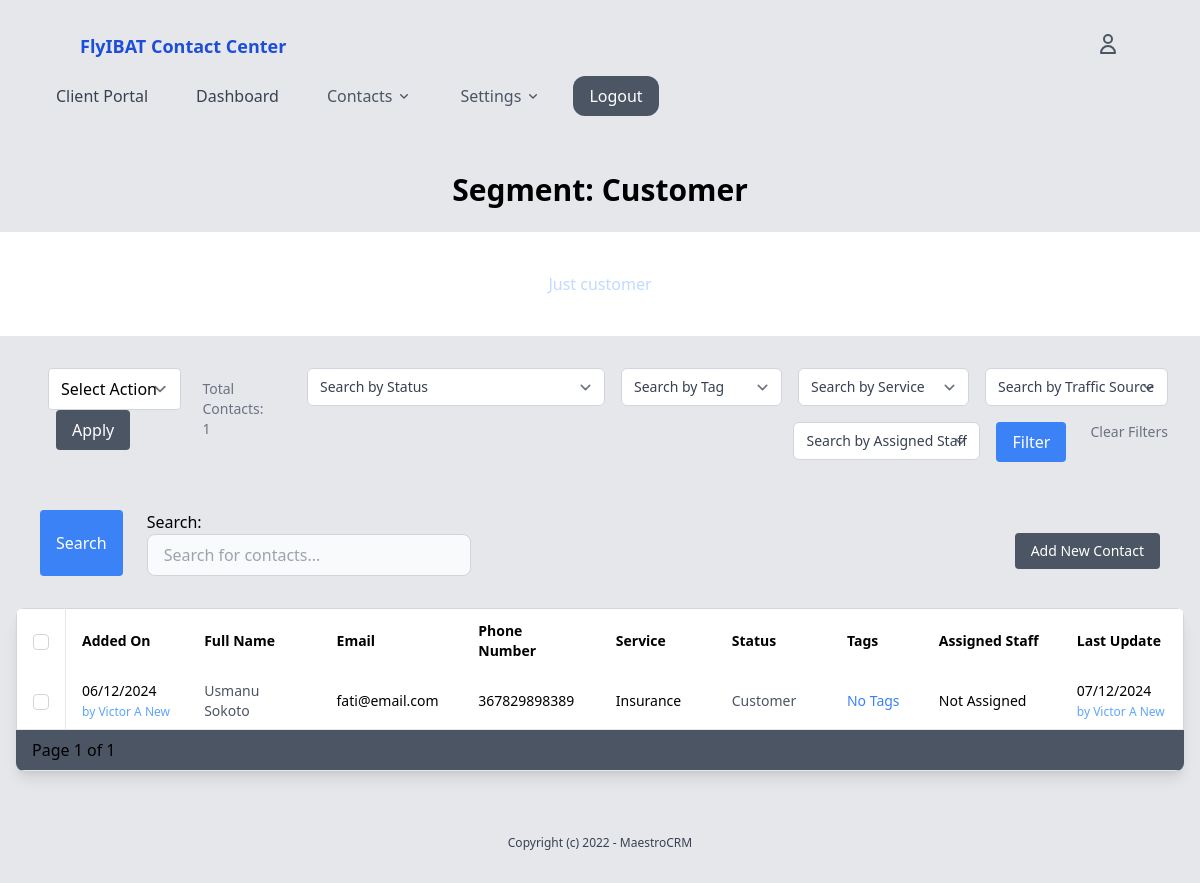
/contacts/segments/contacts/15/ (signed in), run on the app's committed database.
### segments/models.py (models this page shows)
class Segment(models.Model):
    name = models.CharField(max_length=255)
    description = models.TextField(blank=True, null=True)
    conditions = models.JSONField()  # Store filtering rules in JSON
    contacts = models.ManyToManyField(Contact, blank=True, related_name='segments')
    created_by = models.ForeignKey(User, on_delete=models.SET_DEFAULT, default=1, related_name='segments_created')
    category = models.ForeignKey(SegCategory, on_delete=models.SET_NULL, null=True, blank=True, related_name='segments')
    created_at = models.DateTimeField(auto_now_add=True)
    modified_at = models.DateTimeField(auto_now=True)

### contacts/models.py (models this page shows, shortened)
class Contact(models.Model):
    user = models.OneToOneField(User, on_delete=models.SET_NULL, related_name='contact', null=True, blank=True)
    first_name = models.CharField(max_length=150, blank=True, null=True)
    middle_name = models.CharField(max_length=100, blank=True, null=True)
    last_name = models.CharField(max_length=150, blank=True, null=True)
    email = models.EmailField(blank=True, null=True)
    phone_number = models.CharField(max_length=15, blank=True)
    gender = models.CharField(max_length=10, choices=[('M', 'Male'), ('F', 'Female')], blank=True)
    marital_status = models.CharField(max_length=20, choices=[('Single', 'Single'), ('Married', 'Married'), ('Divorced', 'Divorced'), ('Widowed', 'Widowed'), ('Other', 'Other')], blank=True)
    date_of_birth = models.DateTimeField(blank=True, null=True)
    address_line1 = models.CharField(max_length=255, blank=True, null=True)
    address_line2 = models.CharField(max_length=255, blank=True, null=True)
    city = models.CharField(max_length=100, blank=True, null=True)
    state = models.CharField(max_length=100, blank=True, null=True)
    country = models.CharField(max_length=50, blank=True, null=True)
    postal_code = models.CharField(max_length=20, blank=True, null=True)
    services = models.ForeignKey(Service, on_delete=models.SET_NULL, null=True, blank=True, related_name='contacts')
    status = models.ForeignKey(Status, on_delete=models.SET_NULL, related_name='contacts', null=True, blank=True)
    tags = models.ManyToManyField(Tag, blank=True, related_name='contacts')
    assigned_staff = models.ForeignKey(User, on_delete=models.SET_NULL, null=True, blank=True, related_name='assigned_contacts')
    traffic_source = models.ForeignKey(TrafficSource, on_delete=models.SET_NULL, null=True, blank=True, related_name='traffic_source_contact')
    new_or_old = models.CharField(max_length=20, choices=[('New', 'New'), ('Old', 'Old')], blank=True) #Can help in scheduling follow-ups or communications.
    referred_by = models.ForeignKey(User, on_delete=models.SET_NULL, null=True, related_name='referee_contacts')
    preferred_contact_method = models.CharField(max_length=20, choices=[('Email', 'Email'), ('Phone', 'Phone'), ('Text', 'Text'), ('Mail', 'Mail')], blank=True) #Helps in choosing how to best reach the contact.
    contact_frequency = models.CharField(max_length=20, choices=[('Daily', 'Daily'), ('Weekly', 'Weekly'), ('Monthly', 'Monthly'), ('On Demand', 'On Demand')], blank=True) #Can help in scheduling follow-ups or communications.
    created_by = models.ForeignKey(User, on_delete=models.SET_NULL, null=True, related_name='created_contacts')
    created_at = models.DateTimeField(auto_now_add=True)
    modified_at = models.DateTimeField(auto_now=True) #Can be used to track last contacted
    updated_by = models.ForeignKey(User, on_delete=models.SET_NULL, null=True, related_name='updated_contacts')
    close_date = models.DateTimeField(blank=True, null=True)
    custom_field_1 = models.CharField(max_length=255, blank=True, null=True)#Depending on business needs, might have specific data points to track. This could be expanded with more fields or dynamically through a generic foreign key to a custom field model.
    marketing_consent = models.BooleanField(default=False, help_text="Has this contact consented to marketing communications?")
    gdpr_compliant = models.BooleanField(default=False, help_text="Is this contact GDPR compliant?")

### settings/models.py (models this page shows)
class Service(models.Model):
    name = models.CharField(max_length=50, unique=True)  # e.g., 'Active', 'Inactive', 'Pending'
    def __str__(self):
        return self.name

class Status(models.Model):
    name = models.CharField(max_length=50, unique=True)  # e.g., 'Active', 'Inactive', 'Pending'
    def __str__(self):
        return self.name
    class Meta:
        verbose_name_plural = "Statuses"

### segments/views.py (the view)
# urls.py: path('contacts/<int:pk>/', views.segment_contacts, name='contacts'),
@login_required
def segment_contacts(request, pk):
    segment = get_object_or_404(Segment, pk=pk)
    contacts = segment.contacts.all()
    paginator = Paginator(contacts, 10)  # Show 10 contacts per page
    page_number = request.GET.get('page')
    page_contacts = paginator.get_page(page_number)
    form = ContactCreationForm
    filter_form = ContactFilterForm
    search_form = ContactSearchForm
    context = {
        'segment': segment,
        'contacts': page_contacts,
        'form': form,
        'filter_form': filter_form,
        'search_form' : search_form
    }
    return render(request,'segments/segment_contacts.html', context)

### core/context_processors.py (called while the page is built)
def user_roles(request):
    if request.user.is_authenticated:
        groups = request.user.groups.values_list('name', flat=True)
        return {'user_roles': groups}
    return {}

### segments/templates/segments/segment_contacts.html (shortened to what this page needs)
{% extends 'core/base.html' %}
{% block content %}
<div class="max-w-full mx-auto mt-10">
    <h2 class="text-3xl font-bold mb-6 text-center"> Segment: {{ segment.name }} </h2>
    <div class="text-blue-200 flex justify-center bg-white px-10 py-10">
        <p>{{ segment.description }}</p>
    </div>
    <div class="mb-4 px-4 py-4 ">
        <div class=" mb-4 px-4 py-4 flex-col flex md:flex-row">
            <form class="">
                <div class="flex-auto w-50 mb-4 px-4 flex items-center justify-start">
                    <div>
                        <select name="action" class="border border-gray-300 rounded py-2 px-3">
                            <option value="">Select Action</option>
                        </select>
                        <button type="submit" class="ml-2 bg-gray-600 text-white py-2 px-4 rounded hover:bg-gray-700">
                            Apply
                        </button>
                    </div>
                    <div class="px-4 text-sm text-gray-500">Total Contacts: {{ contacts.paginator.count }}</div>
                </div>
            </form>
            <form action="{% url 'filter_contact' %}" class="flex justify-end flex-wrap gap-4 mb-4">
                {{ filter_form.as_p }}
                <button type="submit" class="bg-blue-500 text-white py-2 px-4 rounded">Filter</button>
                <a href="{% url 'contact_list' %}" class="text-sm text-gray-500 ml-2">Clear Filters</a>
            </form>
        </div>
        <div class="flex-auto w-50 md-1/2 mb-4 flex items-center justify-between px-6">
            <form method="get" action="{% url 'search_contact' %}" class="flex justify-start flex-wrap gap-6 mb-4"">
                <button type=" submit" class="bg-blue-500 hover:bg-gray-600 text-white  px-4 rounded">
                Search
                </button>
                {{ search_form.as_p|safe }}
            </form>
            <a href="{% url 'add_contact' %}"
                class="ml-2 text-sm bg-gray-600 text-white py-2 px-4 rounded hover:bg-gray-700">
                Add New Contact
            </a>
        </div>
        <div class="overflow-x-auto rounded-lg shadow-lg">
            <table class="w-full bg-white border border-gray-300">
                <thead class="">
                    <tr>
                        <th class="py-3 px-4 border-r border-gray-200 text-left text-sm font-semibold w-12">
                            <input id="select-all" type="checkbox" class="rounded border-gray-300">
                        </th>
                        <th class="py-3 px-4 text-left text-sm font-semibold w-40">Added On</th>
                        <th class="py-3 px-4 text-left text-sm font-semibold w-60">Full Name</th>
                        <th class="py-3 px-4 text-left text-sm font-semibold w-40">Email</th>
                        <th class="py-3 px-4 text-left text-sm font-semibold w-40">Phone Number</th>
                        <th class="py-3 px-4 text-left text-sm font-semibold w-40">Service</th>
                        <th class="py-3 px-4 text-left text-sm font-semibold w-40">Status</th>
                        <th class="py-3 px-4 text-left text-sm font-semibold w-40">Tags</th>
                        <th class="py-3 px-4 text-left text-sm font-semibold w-60">Assigned Staff</th>
                        <th class="py-3 px-4 text-left text-sm font-semibold w-40">Last Update</th>
                    </tr>
                </thead>
                <tbody>
                    {% for contact in contacts %}
                    <tr class="hover:bg-gray-100 transition duration-200">
                        <td class="py-2 px-4 border-r border-b border-gray-200 text-sm">
                            <input type="checkbox" name="selected_contacts" value="{{ contact.id }}"
                                class="rounded border-gray-300">
                        </td>
                        <td class="py-2 px-4 border-b border-gray-200 text-sm">{{ contact.created_at|date:"d/m/Y" }}
                            <br>
                            <span class="text-blue-400 text-xs"> by {{contact.created_by.get_full_name}}</span>
                        </td>
                        <td class="py-2 px-4 border-b border-gray-200 text-sm">
                            <a href="{% url 'contact_detail' contact.id %}" class="text-gray-600 hover:underline">
                                {{ contact.user.first_name }} {{ contact.user.last_name }}
                            </a>
                        </td>
                        <td class="py-2 px-4 border-b border-gray-200 text-sm">{{ contact.user.email }}</td>
                        <td class="py-2 px-4 border-b border-gray-200 text-sm">{{ contact.phone_number }}</td>
                        <td class="py-2 px-4 border-b border-gray-200 text-sm">{{ contact.services }}</td>
                        <td class="py-2 px-4 border-b border-gray-200 text-sm">
                            {% if contact.status %}
                            <a href="{% url 'contacts_by_status' contact.status.id %}"
                                class="text-gray-600 hover:underline">
                                {{ contact.status }}
                            </a>
                            {% else %}
                            <span>No Status</span>
                            {% endif %}
                        </td>
                        <td class="py-2 px-4 border-b border-gray-200 text-blue-500 text-sm">
                            {% for tag in contact.tags.all %}
                            <p>
                                <a href="{% url 'contacts_by_tag' tag.id %}" class="text-gray-600 hover:underline">
                                    {{ tag.name }}
                                </a>
                            </p>
                            {% empty %}
                            <span>No Tags</span>
                            {% endfor %}
                        </td>
                        <td class="py-2 px-4 border-b border-gray-200 text-sm">
                            {% if contact.assigned_staff %}
                            <a href="{% url 'contacts_by_assigned_staff' contact.assigned_staff.id %}"
                                class="text-gray-600 hover:underline">
                                {{ contact.assigned_staff.get_full_name }}
                            </a>
                            {% else %}
                            <span>Not Assigned</span>
                            {% endif %}
                        </td>
                        <td class="py-2 px-4 border-b border-gray-200 text-sm">{{ contact.modified_at|date:"d/m/Y"}}
                            <span class="text-blue-400 text-xs"> <br> by {{ contact.updated_by.get_full_name }} </span>
                        </td>
                    </tr>
                    {% empty %}
                    <tr>
                        <td colspan="5" class="py-4 text-center">No contacts found.</td>
                    </tr>
                    {% endfor %}
                </tbody>
            </table>
            <div class="bg-gray-600 py-2 px-4 border-b border-gray-200">
                <span>Page {{ contacts.number }} of {{ contacts.paginator.num_pages }}</span>
            </div>
        </div>
    </div>
</div>
{% endblock %}

### data on the page
Segment: name "Customer", description "Just customer"
Contact: created_at "06/12/2024", created_by.get_full_name "Victor A New", user.first_name "Usmanu", user.last_name "Sokoto", user.email "fati@email.com", phone_number "367829898389", services "Insurance", status "Customer", shows "Not Assigned", modified_at "07/12/2024", updated_by.get_full_name "Victor A New"

### other printed values
{{ contacts.paginator.count }} "1"
{{ contacts.number }} "1"
{{ contacts.paginator.num_pages }} "1"
